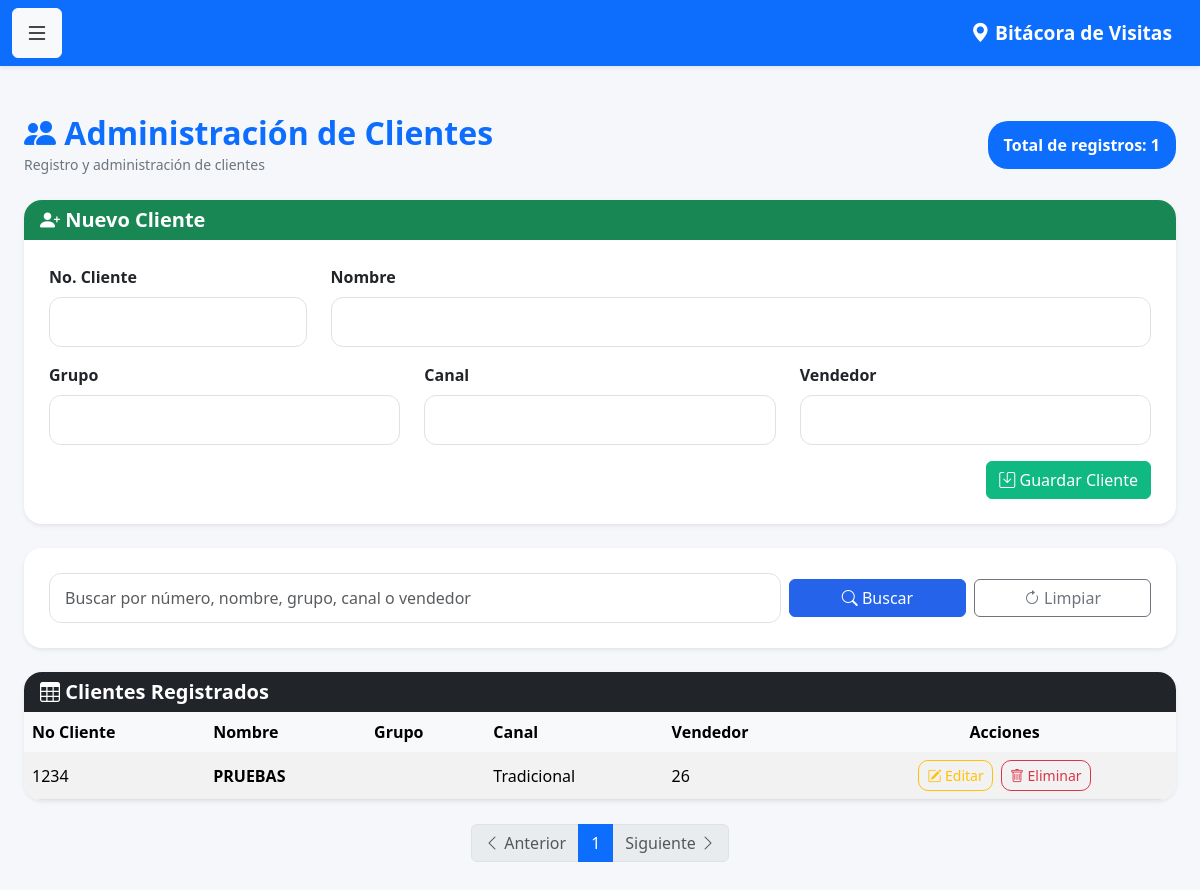
Screenshot of /clientes (signed in) with the database file from the repository.
### models.py (models this page shows)
class Cliente(db.Model):
    __tablename__ = 'clientes'
    id = db.Column(
        db.Integer,
        primary_key=True
    )
    num_cliente = db.Column(
        db.String(20),
        unique=True,
        nullable=False
    )
    nombre = db.Column(
        db.String(150),
        nullable=False
    )
    grupo = db.Column(
        db.String(100)
    )
    canal = db.Column(
        db.String(100)
    )
    vendedor = db.Column(
        db.Integer
    )

### app.py (the view, shortened to what this page needs)
@app.route('/clientes', methods=['GET', 'POST'])
@login_required
def clientes():
    if current_user.rol not in ['admin', 'supervisor']:
        return "Acceso denegado"
    buscar = request.args.get(
        'buscar',
        ''
    )
    pagina = request.args.get(
        'page',
        1,
        type=int
    )
    if buscar:
        lista_clientes = Cliente.query.filter(
            or_(
                Cliente.num_cliente.contains(
                    buscar
                ),
                Cliente.nombre.contains(
                    buscar
                ),
                Cliente.grupo.contains(
                    buscar
                ),
                Cliente.canal.contains(
                    buscar
                )
            )
        ).order_by(
            Cliente.nombre
        ).paginate(
            page=pagina,
            per_page=25,
            error_out=False
        )
    else:
        lista_clientes = Cliente.query.order_by(
            Cliente.nombre
        ).paginate(
            page=pagina,
            per_page=25,
            error_out=False
        )
    return render_template(
        'clientes.html',
        clientes=lista_clientes
    )

### app.py (called while the page is built)
@login_manager.user_loader
def load_user(user_id):
    return Usuario.query.get(int(user_id))

### templates/clientes.html (shortened to what this page needs)
{% extends 'base.html' %}
{% block contenido %}
<div class="container py-4">
    <div class="d-flex justify-content-between align-items-center mb-4">
        <div>
            <h2 class="fw-bold text-primary mb-0">
                <i class="bi bi-people-fill"></i>
                Administración de Clientes
            </h2>
            <small class="text-muted">
                Registro y administración de clientes
            </small>
        </div>
        <div>
            <span class="badge bg-primary fs-6 p-3">
                Total de registros: {{ clientes.total }}
            </span>
        </div>
    </div>
    <div class="card shadow-sm border-0 mb-4">
        <div class="card-header bg-success text-white">
            <h5 class="mb-0">
                <i class="bi bi-person-plus-fill"></i>
                Nuevo Cliente
            </h5>
        </div>
        <div class="card-body">
            <form method="POST">
                <div class="row">
                    <div class="col-md-3 mb-3">
                        <label class="form-label fw-semibold">
                            No. Cliente
                        </label>
                        <input
                            type="text"
                            name="num_cliente"
                            class="form-control"
                            required>
                    </div>
                    <div class="col-md-9 mb-3">
                        <label class="form-label fw-semibold">
                            Nombre
                        </label>
                        <input
                            type="text"
                            name="nombre"
                            class="form-control"
                            required>
                    </div>
                    <div class="col-md-4 mb-3">
                        <label class="form-label fw-semibold">
                            Grupo
                        </label>
                        <input
                            type="text"
                            name="grupo"
                            class="form-control">
                    </div>
                    <div class="col-md-4 mb-3">
                        <label class="form-label fw-semibold">
                            Canal
                        </label>
                        <input
                            type="text"
                            name="canal"
                            class="form-control">
                    </div>
                    <div class="col-md-4 mb-3">
                        <label class="form-label fw-semibold">
                            Vendedor
                        </label>
                        <input
                            type="text"
                            name="vendedor"
                            class="form-control">
                    </div>
                </div>
                <div class="text-end">
                    <button
                        type="submit"
                        class="btn btn-success">
                        <i class="bi bi-save"></i>
                        Guardar Cliente
                    </button>
                </div>
            </form>
        </div>
    </div>
    <div class="card shadow-sm border-0 mb-4">
        <div class="card-body">
            <form method="GET">
                <div class="row g-2 align-items-center">
                    <div class="col-md-8">
                        <input
                            type="text"
                            name="buscar"
                            class="form-control"
                            value="{{ request.args.get('buscar','') }}"
                            placeholder="Buscar por número, nombre, grupo, canal o vendedor">
                    </div>
                    <div class="col-md-2">
                        <button
                            class="btn btn-primary w-100"
                            type="submit">
                            <i class="bi bi-search"></i>
                            Buscar
                        </button>
                    </div>
                    <div class="col-md-2">
                        <a
                            href="{{ url_for('clientes') }}"
                            class="btn btn-outline-secondary w-100">
                            <i class="bi bi-arrow-clockwise"></i>
                            Limpiar
                        </a>
                    </div>
                </div>
            </form>
        </div>
    </div>
    <div class="card shadow-sm border-0">
        <div class="card-header bg-dark text-white">
            <h5 class="mb-0">
                <i class="bi bi-table"></i>
                Clientes Registrados
            </h5>
        </div>
        <div class="table-responsive">
            <table class="table table-hover table-striped align-middle mb-0">
                <thead class="table-light">
                    <tr>
                        <th>No Cliente</th>
                        <th>Nombre</th>
                        <th>Grupo</th>
                        <th>Canal</th>
                        <th>Vendedor</th>
                        <th class="text-center">
                            Acciones
                        </th>
                    </tr>
                </thead>
                <tbody>
                    {% for cliente in clientes.items %}
                    <tr>
                        <td>{{ cliente.num_cliente }}</td>
                        <td class="fw-semibold">
                            {{ cliente.nombre }}
                        </td>
                        <td>{{ cliente.grupo }}</td>
                        <td>{{ cliente.canal }}</td>
                        <td>{{ cliente.vendedor }}</td>
                        <td class="text-center">
                                                    <a
                                href="/cliente/editar/{{ cliente.id }}"
                                class="btn btn-outline-warning btn-sm me-1">
                                <i class="bi bi-pencil-square"></i>
                                Editar
                            </a>
                            <a
                                href="/cliente/eliminar/{{ cliente.id }}"
                                class="btn btn-outline-danger btn-sm"
                                onclick="return confirm('¿Eliminar este cliente?');">
                                <i class="bi bi-trash"></i>
                                Eliminar
                            </a>
                        </td>
                    </tr>
                    {% endfor %}
                </tbody>
            </table>
        </div>
    </div>
    <nav class="mt-4">
        <ul class="pagination justify-content-center">
            {% if clientes.has_prev %}
            <li class="page-item">
                <a
                    class="page-link"
                    href="{{ url_for('clientes', page=clientes.prev_num, buscar=request.args.get('buscar','')) }}">
                    <i class="bi bi-chevron-left"></i>
                    Anterior
                </a>
            </li>
            {% else %}
            <li class="page-item disabled">
                <span class="page-link">
                    <i class="bi bi-chevron-left"></i>
                    Anterior
                </span>
            </li>
            {% endif %}
            {% for num in clientes.iter_pages(left_edge=1,
                                              right_edge=1,
                                              left_current=2,
                                              right_current=2) %}
                {% if num %}
                    <li class="page-item {% if num == clientes.page %}active{% endif %}">
                        <a
                            class="page-link"
                            href="{{ url_for('clientes', page=num, buscar=request.args.get('buscar','')) }}">
                            {{ num }}
                        </a>
                    </li>
                {% else %}
                    <li class="page-item disabled">
                        <span class="page-link">
                            ...
                        </span>
                    </li>
                {% endif %}
            {% endfor %}
            {% if clientes.has_next %}
            <li class="page-item">
                <a
                    class="page-link"
                    href="{{ url_for('clientes', page=clientes.next_num, buscar=request.args.get('buscar','')) }}">
                    Siguiente
                    <i class="bi bi-chevron-right"></i>
                </a>
            </li>
            {% else %}
            <li class="page-item disabled">
                <span class="page-link">
                    Siguiente
                    <i class="bi bi-chevron-right"></i>
                </span>
            </li>
            {% endif %}
        </ul>
    </nav>
</div>
{% endblock %}

### static/css/style.css (style rules this page uses)
body { background: #f5f7fb; font-family: "Segoe UI", Roboto, Helvetica, Arial, sans-serif; color: #212529; }
.container { max-width: 1400px; }
h1, h2, h3, h4, h5 { font-weight: 700; }
.text-muted { color: #6c757d !important; }
.card { border: none; border-radius: 18px; overflow: hidden; box-shadow: 0 6px 18px rgba(0,0,0,.08); }
.card-header { border: none; }
.card-body { padding: 25px; }
.form-label { margin-bottom:8px; }
.form-control, .form-select { border-radius:12px; padding:12px 15px; border:1px solid #dee2e6; transition:.25s; }
.btn { transition:.25s; }
.btn-primary { background:#2563eb; border-color:#2563eb; }
.btn-success { background:#10b981; border-color:#10b981; }
.table { margin-bottom:0; }
.table thead th { font-weight:600; border:none; }
.table-hover tbody tr { transition:.25s; }
.table td, .table th { vertical-align:middle; }
.badge { padding:8px 12px; border-radius:20px; font-size:.85rem; }
.btn-sm { border-radius:10px; }
.table td { max-width:250px; }
.table td:nth-child(4) { white-space:normal; }

### rows the page displays
Cliente: num_cliente "1234", nombre "PRUEBAS", canal "Tradicional", vendedor "26"

### other values shown
{{ clientes.total }} "1"
{{ num }} "1"
